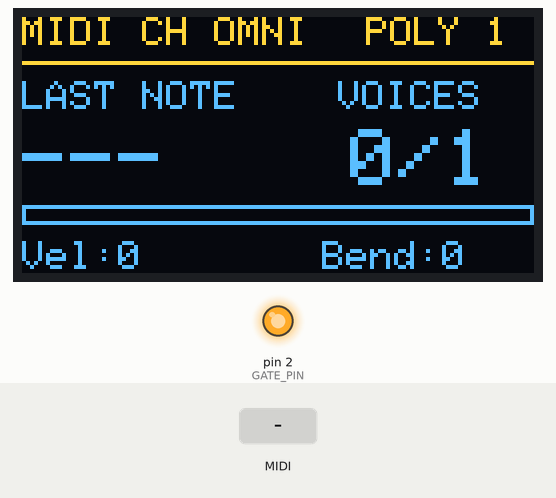
Recording of a sketch running on a simulated Arduino Mega 2560, built for the host (arithmetic inside an expression is 32-bit, double 64-bit). Parts: 128×64 one-colour display, output pins drawn as LEDs (lit = HIGH). The test bench sets the inputs (shaded band). The OLED is the two-colour kind (top 16 rows yellow); MIDI output is not drawn; pins used as bus, display or sensor lines are not drawn.

Above: at 1.2 s.
1.3 s: MIDI note 36 received
At 2.1 s:
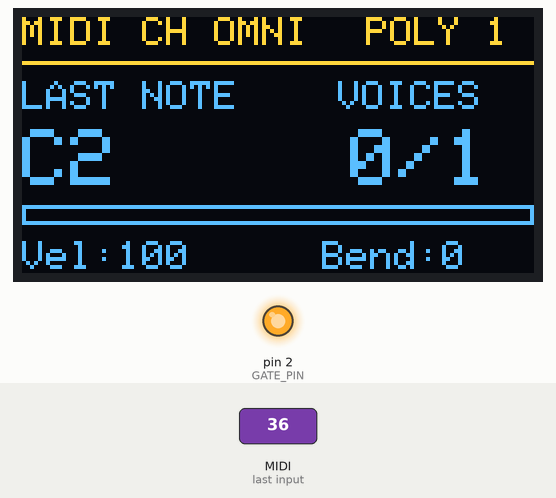
3.1 s: MIDI note 64 received
At 4.6 s:
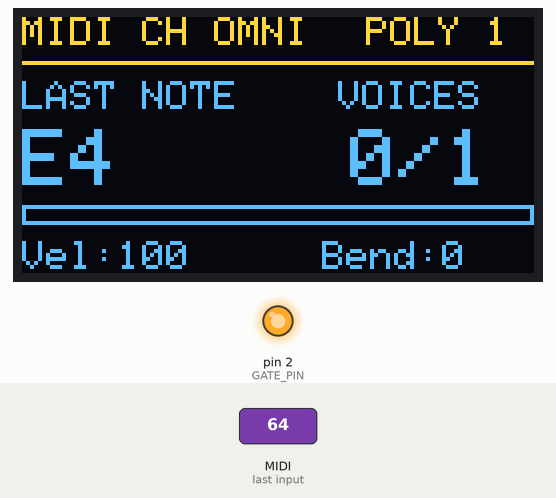
4.9 s: MIDI note 67 received
At 6.0 s:
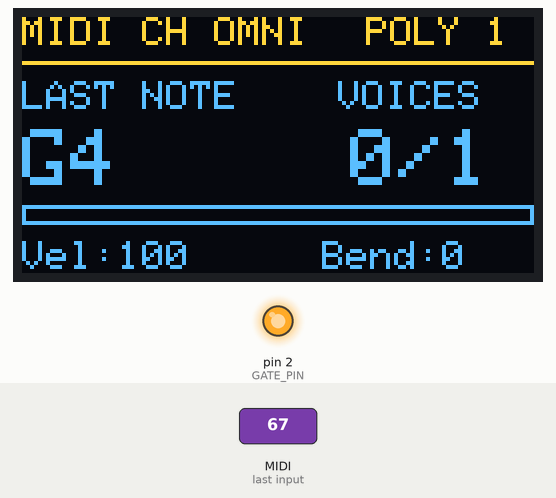
Timing chart, 0 to 7.9 s (numbered marks = the images above; inputs shaded):
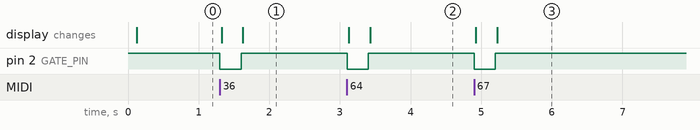

The sketch:

MIDI-interface.ino
```cpp
#include <MIDI.h>
#include <SPI.h>
#include <Wire.h>
#include <Adafruit_GFX.h>
#include <Adafruit_SSD1306.h>
#include <math.h>

// ------------------------------------
// Hardware
// ------------------------------------

const int GATE_PIN = 2;
const int DAC_CS   = 10;

const int OLED_WIDTH  = 128;
const int OLED_HEIGHT = 64;
const int OLED_ADDR   = 0x3C;

// ------------------------------------
// DAC and pitch settings
// ------------------------------------

// MCP4822: 12-bit, internal 2.048 V
// reference, configured for 2x gain.
//
// Each DAC count = 1 mV nominally.

const float DAC_FULL_SCALE = 4.096f;
const int DAC_MAX_CODE = 4095;

const float VOLTS_PER_OCTAVE = 0.75f;

// ------------------------------------
// MIDI and OLED
// ------------------------------------

MIDI_CREATE_INSTANCE(HardwareSerial, Serial1, MIDI);

Adafruit_SSD1306 display(
  OLED_WIDTH, OLED_HEIGHT, &Wire, -1
);

// ------------------------------------
// State
// ------------------------------------

bool notePlaying = false;
int currentNote = -1;
int lastNote = -1;
int lastVelocity = 0;

bool displayDirty = true;
bool oledAvailable = false;
unsigned long lastDisplayTime = 0;

// ------------------------------------
// Write to MCP4822
//
// channel = 0: VOUTA (pitch)
// channel = 1: VOUTB (velocity)
//
// 2x gain, output enabled.
// LDAC is permanently grounded.
// ------------------------------------

void writeDAC(byte channel, uint16_t value) {

  // Bit 15: DAC channel (0=A, 1=B)
  // Bit 14: Unbuffered reference
  // Bit 13: Gain (0=2x)
  // Bit 12: Shutdown (1=active)
  // Bits 11..0: 12-bit DAC value

  uint16_t command = 0x1000;

  if (channel == 1) {
    command |= 0x8000;
  }

  command |= (value & 0x0FFF);

  SPI.beginTransaction(
    SPISettings(8000000, MSBFIRST, SPI_MODE0)
  );

  digitalWrite(DAC_CS, LOW);

  SPI.transfer(highByte(command));
  SPI.transfer(lowByte(command));

  digitalWrite(DAC_CS, HIGH);

  SPI.endTransaction();
}

// ------------------------------------
// Convert MIDI note to pitch voltage
// ------------------------------------

void setPitch(int note) {

  float volts = VOLTS_PER_OCTAVE *
    (log2f(440.0f / 50.0f) +
     (note - 69) / 12.0f);

  volts = constrain(
    volts, 0.0f, DAC_FULL_SCALE
  );

  int value = (int)roundf(
    volts * 4096.0f / DAC_FULL_SCALE
  );

  value = constrain(value, 0, DAC_MAX_CODE);

  writeDAC(0, value);
}

// ------------------------------------
// Convert MIDI velocity to CV
// ------------------------------------

void setVelocity(int velocity) {

  velocity = constrain(velocity, 0, 127);

  int value = (velocity * 4095L + 63) / 127;

  writeDAC(1, value);
}

// ------------------------------------
// MIDI note name
// ------------------------------------

void noteName(int note, char *buffer) {

  if (note < 0) {
    strcpy(buffer, "---");
    return;
  }

  const char *names[] = {
    "C", "C#", "D", "D#", "E", "F",
    "F#", "G", "G#", "A", "A#", "B"
  };

  int octave = note / 12 - 1;

  sprintf(
    buffer, "%s%d",
    names[note % 12], octave
  );
}

// ------------------------------------
// MIDI callbacks
// ------------------------------------

void handleNoteOff(byte channel,
                   byte note,
                   byte velocity) {

  if (notePlaying && currentNote == note) {

    digitalWrite(GATE_PIN, HIGH);

    notePlaying = false;
    displayDirty = true;
  }
}

void handleNoteOn(byte channel,
                  byte note,
                  byte velocity) {

  if (velocity == 0) {
    handleNoteOff(channel, note, velocity);
    return;
  }

  currentNote = note;
  lastNote = note;
  lastVelocity = velocity;

  setPitch(note);
  setVelocity(velocity);

  // Retrigger envelope
  digitalWrite(GATE_PIN, HIGH);
  digitalWrite(GATE_PIN, LOW);

  notePlaying = true;
  displayDirty = true;
}

// ------------------------------------
// OLED display
// ------------------------------------

void updateDisplay() {

  if (!oledAvailable) return;

  char name[8];
  noteName(lastNote, name);

  display.clearDisplay();
  display.setTextColor(SSD1306_WHITE);

  // Header
  display.setTextSize(1);
  display.setCursor(0, 0);
  display.print("MIDI CH OMNI");

  display.setCursor(86, 0);
  display.print("POLY 1");

  display.drawLine(
    0, 11, 127, 11, SSD1306_WHITE
  );

  // Labels
  display.setCursor(0, 16);
  display.print("LAST NOTE");

  display.setCursor(79, 16);
  display.print("VOICES");

  // Large values
  display.setTextSize(2);

  display.setCursor(0, 28);
  display.print(name);

  display.setCursor(82, 28);
  display.print(notePlaying ? "1/1" : "0/1");

  // Voice indicator
  display.drawRect(
    0, 47, 128, 5, SSD1306_WHITE
  );

  if (notePlaying) {
    display.fillRect(
      1, 48, 126, 3, SSD1306_WHITE
    );
  }

  // Bottom status line
  display.setTextSize(1);

  display.setCursor(0, 56);
  display.print("Vel:");
  display.print(lastVelocity);

  display.setCursor(75, 56);
  display.print("Bend:0");

  display.display();
}

// ------------------------------------
// Setup
// ------------------------------------

void setup() {

  pinMode(GATE_PIN, OUTPUT);
  digitalWrite(GATE_PIN, HIGH);

  pinMode(DAC_CS, OUTPUT);
  digitalWrite(DAC_CS, HIGH);

  Serial.begin(115200);

  // SPI DAC
  SPI.begin();

  writeDAC(0, 0);
  writeDAC(1, 0);

  // MIDI input
  MIDI.begin(MIDI_CHANNEL_OMNI);
  MIDI.turnThruOff();

  MIDI.setHandleNoteOn(handleNoteOn);
  MIDI.setHandleNoteOff(handleNoteOff);

  // OLED on A4/A5
  Wire.begin();

  oledAvailable = display.begin(
    SSD1306_SWITCHCAPVCC, OLED_ADDR
  );

  if (!oledAvailable) {
    Serial.println("OLED not found");
  } else {
    display.clearDisplay();
    display.display();
  }

  displayDirty = true;
}

// ------------------------------------
// Main loop
// ------------------------------------

void loop() {

  MIDI.read();

  if (displayDirty &&
      millis() - lastDisplayTime >= 100) {

    updateDisplay();

    displayDirty = false;
    lastDisplayTime = millis();
  }
}
```

Measured:
- after the input at 1.3 s, pin 2 (GATE_PIN): HIGH → LOW at once, → HIGH 0.30 s later; the display: first changes at once (image 1 shows a later state)
- after the input at 3.1 s, pin 2 (GATE_PIN): HIGH → LOW at once, → HIGH 0.30 s later; the display: first changes at once (image 2 shows a later state)
- after the input at 4.9 s, pin 2 (GATE_PIN): HIGH → LOW at once, → HIGH 0.30 s later; the display: first changes at once (image 3 shows a later state)
